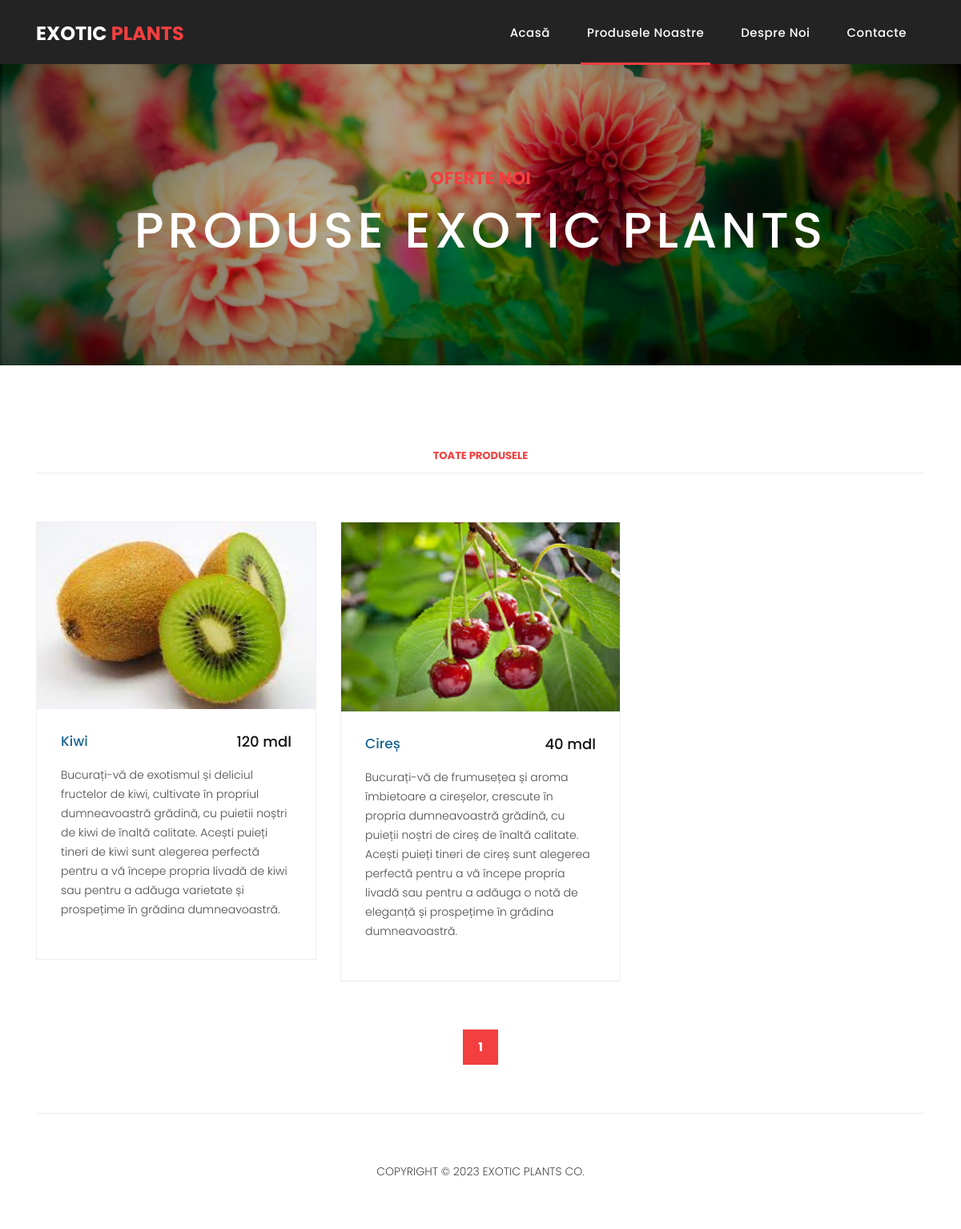
Page /products on the committed database.
### apps/products/models.py (models this page shows, shortened)
class Product(models.Model):
    title = models.CharField(max_length=250)
    description = models.TextField()
    enable = models.BooleanField(default=True)
    main_image = models.ImageField(null=True)
    price = models.IntegerField(null=True)
    created_at = models.DateTimeField(auto_now_add=True)
    producer = models.ForeignKey('Producer', on_delete=models.CASCADE)
    class Meta:
        verbose_name = "Produs"
        verbose_name_plural = "Produse"

### apps/products/views.py (the view)
# urls.py: path(r'products', ProductsView.as_view(), name="products"),
class ProductsView(ListView):
    paginate_by = 6
    model = Product
    queryset = Product.objects.all()
    template_name = "products/products.html"
    def get(self, request, *args, **kwargs):
        response = super().get(request, *args, **kwargs)
        response.context_data['active'] = 'products'
        return response

### templates/products/products.html (shortened to what this page needs)
{% include 'header.html' %}
    <div class="page-heading products-heading header-text">
      <div class="container">
        <div class="row">
          <div class="col-md-12">
            <div class="text-content">
              <h4>Oferte noi</h4>
              <h2>Produse Exotic plants</h2>
            </div>
          </div>
        </div>
      </div>
    </div>
    <div class="products">
      <div class="container">
        <div class="row">
          <div class="col-md-12">
            <div class="filters">
              <ul>
                  <li class="active" data-filter="*">Toate produsele</li>
              </ul>
            </div>
          </div>
          <div class="col-md-12">
            <div class="filters-content">
                <div class="row grid">
                    {% for product in product_list %}
                        <div class="col-lg-4 col-md-4 all">
                      <div class="product-item">
                        <a href="/product/{{ product.pk }}"><img src="{{ product.main_image.url }}" alt=""></a>
                        <div class="down-content">
                          <a href="/product/{{ product.pk }}"><h4>{{ product.title }}</h4></a>
                          <h6>{% if product.price %} {{ product.price }} mdl {% else %} negotiable {% endif %}</h6>
                          <p>{{ product.description }}</p>
                        </div>
                      </div>
                    </div>
                    {% endfor %}
                </div>
            </div>
          </div>
          <div class="col-md-12">
            <ul class="pages">
                <li class="active"><a>
                    {{ page_obj.number }}
                </a></li>
            </ul>
          </div>
        </div>
      </div>
    </div>
{% include 'footer.html' %}

### static/assets/css/style.css (style rules this page uses)
body { font-family: 'Poppins', sans-serif; overflow-x: hidden; text-rendering: optimizeLegibility; -webkit-font-smoothing: antialiased; -moz-osx-font-smoothing: grayscale; }
p { margin-bottom: 0px; font-size: 14px; font-weight: 300; color: #4a4a4a; line-height: 24px; }
a { text-decoration: none!important; }
ul { padding: 0; margin: 0; list-style: none; }
h1,h2,h3,h4,h5,h6 { margin: 0px; }
.products-heading { background-image: url(../images/products_banner.jpeg); }
.page-heading { padding: 210px 0px 130px 0px; text-align: center; background-position: center center; background-repeat: no-repeat; background-size: cover; }
.page-heading .text-content h4 { color: #f33f3f; font-size: 22px; text-transform: uppercase; font-weight: 700; margin-bottom: 15px; }
.page-heading .text-content h2 { color: #fff; font-size: 62px; text-transform: uppercase; letter-spacing: 5px; }
.product-item { border: 1px solid #eee; margin-bottom: 30px; }
.product-item .down-content { padding: 30px; position: relative; }
.product-item img { width: 100%; overflow: hidden; }
.product-item .down-content h4 { font-size: 17px; color: #1a6692; margin-bottom: 20px; }
.product-item .down-content h6 { position: absolute; top: 30px; right: 30px; font-size: 18px; color: #121212; }
.product-item .down-content p { margin-bottom: 20px; }
.products { margin-top: 100px; }
.products .filters { text-align: center; border-bottom: 1px solid #eee; padding-bottom: 10px; margin-bottom: 60px; }
.products .filters li { text-transform: uppercase; font-size: 13px; font-weight: 700; color: #121212; display: inline-block; margin: 0px 10px; transition: all .3s; cursor: pointer; }
.products .filters ul li.active, .products .filters ul li:hover { color: #f33f3f; }
.products ul.pages { margin-top: 30px; text-align: center; }
.products ul.pages li { display: inline-block; margin: 0px 2px; }
.products ul.pages li a { width: 44px; height: 44px; display: inline-block; line-height: 42px; border: 1px solid #eee; font-size: 15px; font-weight: 700; color: #121212; transition: all .3s; }
.products ul.pages li a:hover, .products ul.pages li.active a { background-color: #f33f3f; border-color: #f33f3f; color: #fff; }

### rows in the picture
Product: main_image (picture), title "Kiwi", price "120", description "Bucurați-vă de exotismul și deliciul fructelor de kiwi, cultivate în propriul dumneavoastră grădină, cu puietii noștri de kiwi de înaltă calitate. Acești puieți tineri de kiwi sunt alegerea perfectă pentru a vă începe propria livadă de kiwi sau pentru a adăuga varietate și prospețime în grădina dumneavoastră."
Product: main_image (picture), title "Cireș", price "40", description "Bucurați-vă de frumusețea și aroma îmbietoare a cireșelor, crescute în propria dumneavoastră grădină, cu puieții noștri de cireș de înaltă calitate. Acești puieți tineri de cireș sunt alegerea perfectă pentru a vă începe propria livadă sau pentru a adăuga o notă de eleganță și prospețime în grădina dumneavoastră."

### other values in the picture
{{ page_obj.number }} "1"
